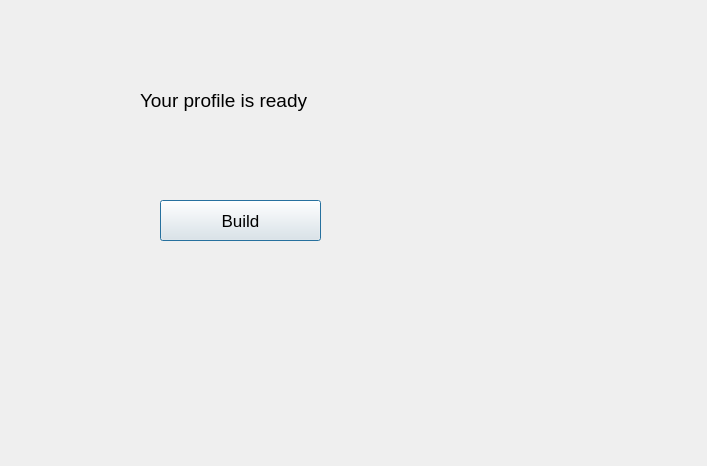
<?xml version="1.0" encoding="UTF-8"?>
<ui version="4.0">
 <class>simDial2</class>
 <widget class="QDialog" name="simDial2">
  <property name="geometry">
   <rect>
    <x>0</x>
    <y>0</y>
    <width>707</width>
    <height>466</height>
   </rect>
  </property>
  <property name="font">
   <font>
    <pointsize>13</pointsize>
   </font>
  </property>
  <property name="windowTitle">
   <string>Dialog</string>
  </property>
  <widget class="QLabel" name="label">
   <property name="geometry">
    <rect>
     <x>140</x>
     <y>60</y>
     <width>401</width>
     <height>81</height>
    </rect>
   </property>
   <property name="font">
    <font>
     <pointsize>14</pointsize>
    </font>
   </property>
   <property name="text">
    <string>Your profile is ready</string>
   </property>
  </widget>
  <widget class="QPushButton" name="pushButton">
   <property name="geometry">
    <rect>
     <x>160</x>
     <y>200</y>
     <width>161</width>
     <height>41</height>
    </rect>
   </property>
   <property name="text">
    <string>Build</string>
   </property>
  </widget>
 </widget>
 <resources/>
 <connections/>
</ui>
